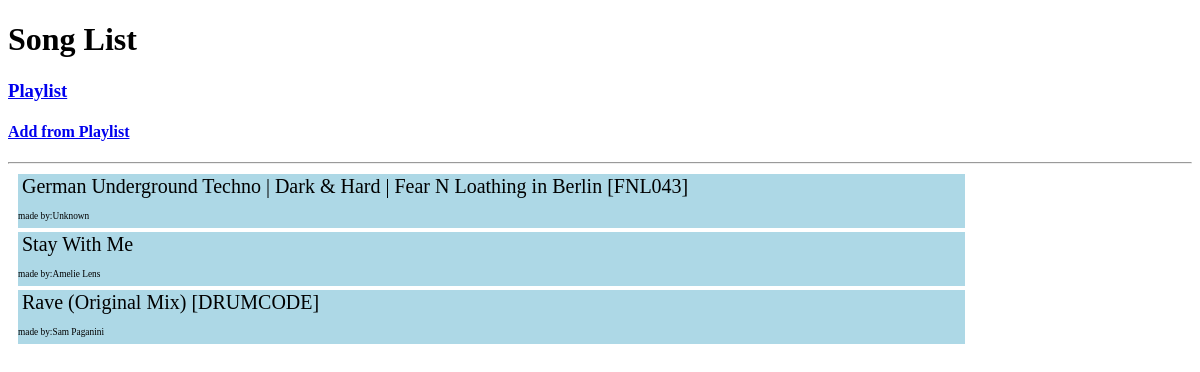
The app's page /, older data.
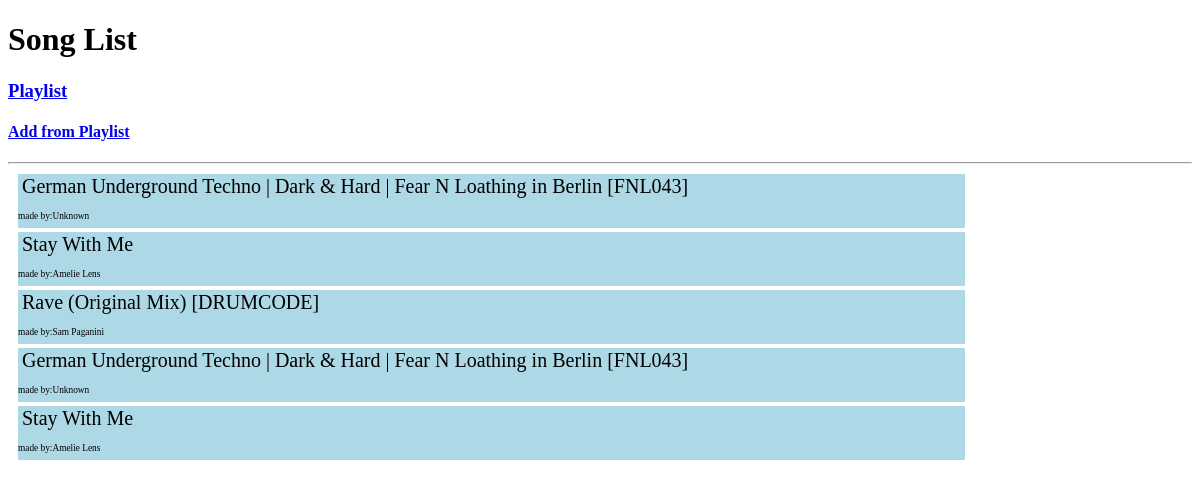
The same page, newer data.
### song/models.py (models this page shows, shortened)
class Song(models.Model):
    name = models.CharField(max_length=30)
    artist = models.CharField(max_length=20)
    type = models.CharField(max_length=20)
    objects = SongManager()

### song/views.py (the view)
# urls.py: re_path(r'^$', views.song_list),
def song_list(request):
    songs = models.Song.objects.all().order_by('id')
    return render(request, 'home.html', locals())

### song/templates/home.html (shortened to what this page needs)
<!DOCTYPE html>
<html lang="en">
<head>
</head>
<body>
    <h1>Song List</h1>
    <h3><a href="https://www.youtube.com/playlist?list=PLOcfOFh9YQcf1lVq_MYCMwu6bzD6__GUZ">Playlist</a></h3>
    <h4><a href="/add/">Add from Playlist</a></h4>
    <hr>
    <div class="container">
        {% for song in songs %}
        <div class="song">
            <p>{{song.name}}</p>
            <label>made by:{{song.artist}}</label>
        </div>
        {% endfor %}
    </div>
</body>
</html>

Row changes from the older to the newer data that the page shows:
added Song: name "German Underground Techno | Dark & Hard | Fear N Loathing in Berlin [FNL043]", artist "Unknown"
added Song: name "Stay With Me", artist "Amelie Lens"
